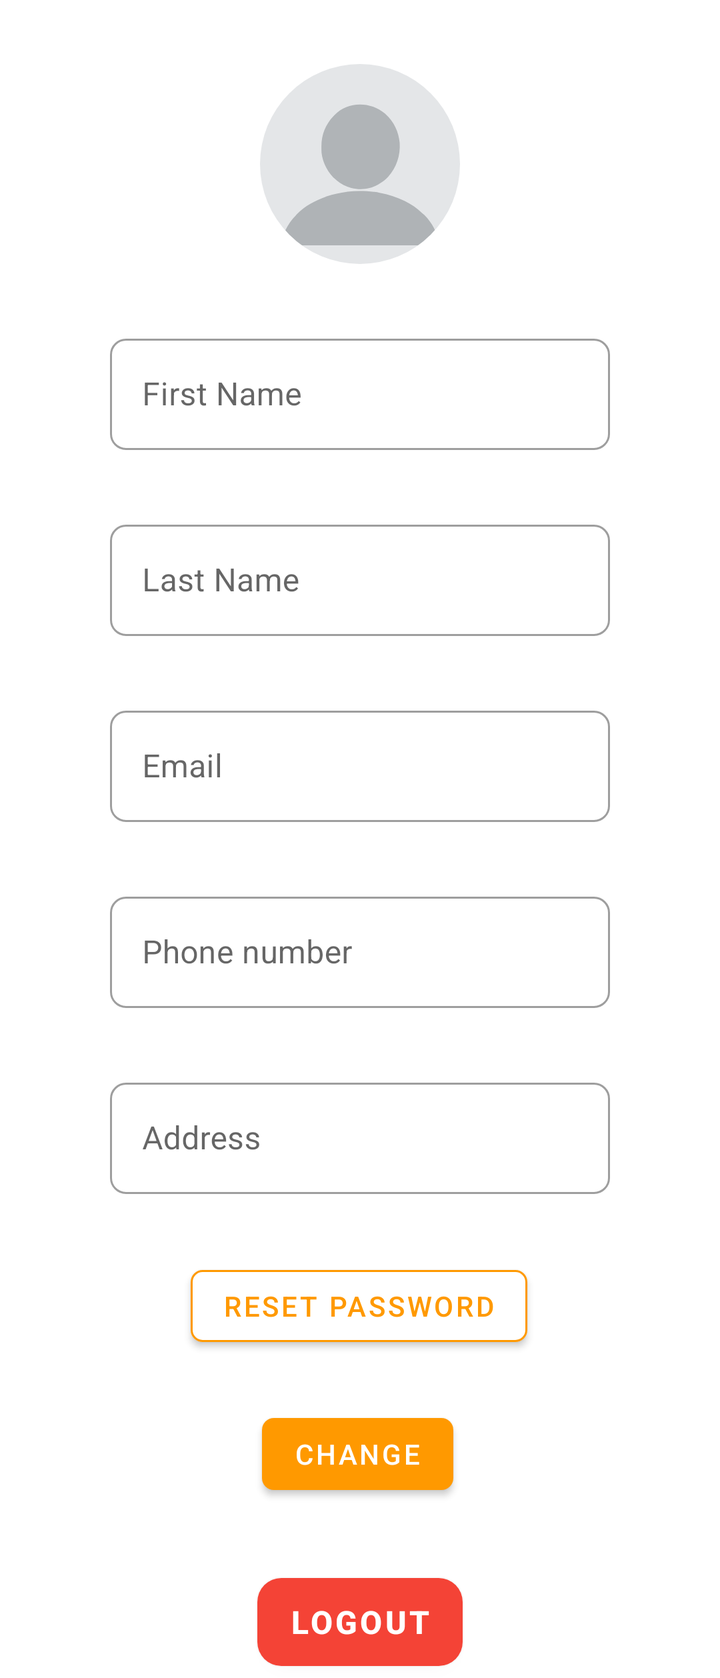
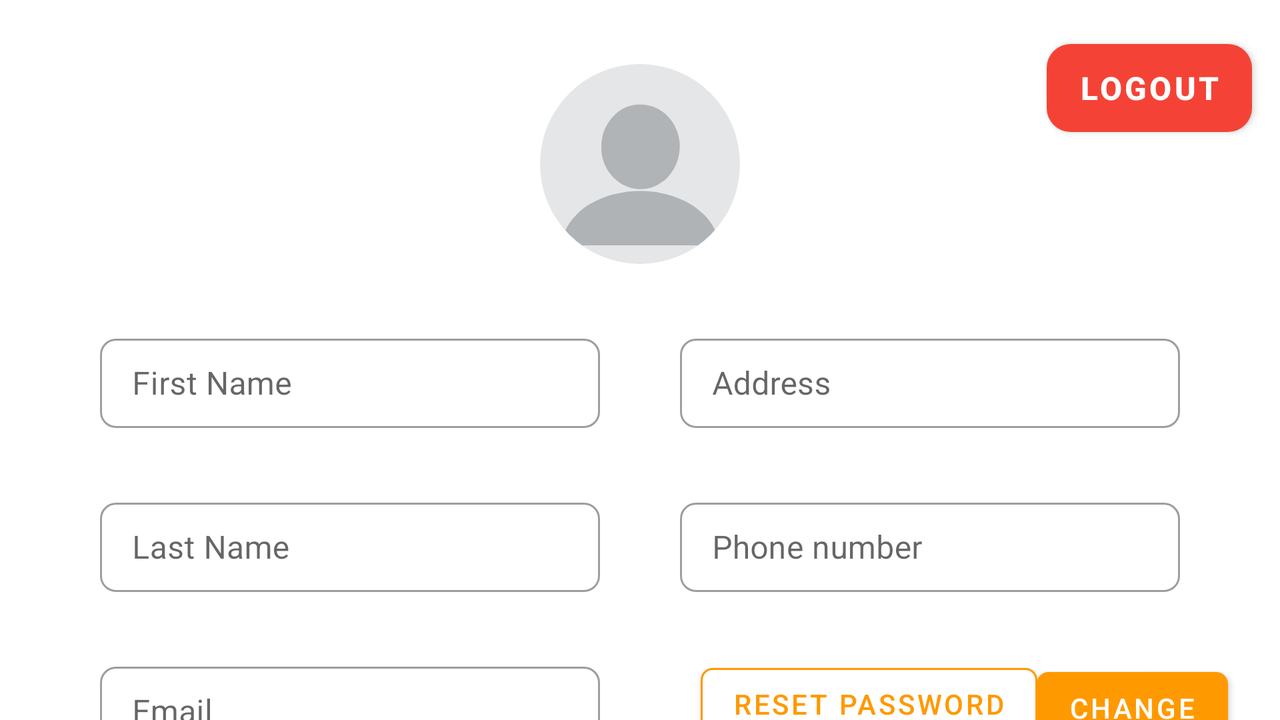

One screen, two layout resources from the same app: the default and the repository's alternative for another configuration. Each is rendered where Android would select it; the XML of both is given below.
<!-- AndroidManifest.xml: application theme Theme.FleetForge -->
<!-- res/layout/fragment_user_profile.xml -->
<ScrollView xmlns:app="http://schemas.android.com/apk/res-auto"
    xmlns:tools="http://schemas.android.com/tools"
    android:layout_width="match_parent"
    android:layout_height="match_parent"
    xmlns:android="http://schemas.android.com/apk/res/android">
<androidx.constraintlayout.widget.ConstraintLayout
    android:layout_width="match_parent"
    android:layout_height="match_parent">


    <com.google.android.material.button.MaterialButton
        android:id="@+id/resetPassBtn"
        android:layout_width="wrap_content"
        android:layout_height="wrap_content"
        android:layout_marginTop="32dp"
        android:text="Reset password"
        android:textColor="#ff9900"
        app:backgroundTint="@color/white"
        app:cornerRadius="6dp"
        app:strokeColor="#ff9900"
        app:strokeWidth="1dp"
        app:layout_constraintEnd_toEndOf="parent"
        app:layout_constraintHorizontal_bias="0.498"
        app:layout_constraintStart_toStartOf="parent"
        app:layout_constraintTop_toBottomOf="@+id/addressIL"/>

    <Button
        android:id="@+id/changeBtn"
        android:layout_width="wrap_content"
        android:layout_height="wrap_content"
        android:text="Change"
        app:layout_constraintBottom_toBottomOf="parent"
        app:layout_constraintEnd_toEndOf="parent"
        app:layout_constraintHorizontal_bias="0.496"
        app:layout_constraintStart_toStartOf="parent"
        android:textColor="@color/white"
        app:backgroundTint="#ff9900"
        app:cornerRadius="6dp"

        app:layout_constraintTop_toBottomOf="@+id/resetPassBtn"
        app:layout_constraintVertical_bias="0.229" />

    <com.google.android.material.imageview.ShapeableImageView
        android:id="@+id/profileImage"
        android:layout_width="100dp"
        android:layout_height="100dp"
        android:src="@drawable/blank_profile__1_"
        android:scaleType="centerCrop"
        android:clickable="true"
        android:focusable="true"
        android:foreground="?attr/selectableItemBackgroundBorderless"

        app:shapeAppearanceOverlay="@style/CircleImageStyle"


        app:layout_constraintTop_toTopOf="parent"
        app:layout_constraintStart_toStartOf="parent"
        app:layout_constraintEnd_toEndOf="parent"
        android:layout_marginTop="32dp"/>

    <com.google.android.material.textfield.TextInputLayout
        android:id="@+id/addressIL"
        style="@style/Widget.MaterialComponents.TextInputLayout.OutlinedBox"
        android:layout_width="250dp"
        android:layout_height="wrap_content"
        android:layout_marginStart="1dp"
        android:layout_marginTop="32dp"

        android:layout_marginEnd="1dp"
        app:boxCornerRadiusBottomEnd="8dp"
        app:boxCornerRadiusBottomStart="8dp"
        app:boxCornerRadiusTopEnd="8dp"
        app:boxCornerRadiusTopStart="8dp"


        app:layout_constraintEnd_toEndOf="parent"
        app:layout_constraintStart_toStartOf="parent"
        app:layout_constraintTop_toBottomOf="@+id/phoneNumberIL">

        <com.google.android.material.textfield.TextInputEditText
            android:layout_width="match_parent"
            android:layout_height="wrap_content"
            android:hint="Address" />
    </com.google.android.material.textfield.TextInputLayout>

    <com.google.android.material.textfield.TextInputLayout
        android:id="@+id/firstNameIL"
        style="@style/Widget.MaterialComponents.TextInputLayout.OutlinedBox"
        android:layout_width="250dp"
        android:layout_height="wrap_content"

        android:layout_marginTop="32dp"
        app:boxCornerRadiusBottomEnd="8dp"
        app:boxCornerRadiusBottomStart="8dp"
        app:boxCornerRadiusTopEnd="8dp"
        app:boxCornerRadiusTopStart="8dp"


        app:layout_constraintEnd_toEndOf="parent"
        app:layout_constraintStart_toStartOf="parent"
        app:layout_constraintTop_toBottomOf="@+id/profileImage">

        <com.google.android.material.textfield.TextInputEditText
            android:layout_width="match_parent"
            android:layout_height="wrap_content"
            android:hint="First Name" />
    </com.google.android.material.textfield.TextInputLayout>

    <com.google.android.material.textfield.TextInputLayout
        android:id="@+id/lastNameIL"
        style="@style/Widget.MaterialComponents.TextInputLayout.OutlinedBox"
        android:layout_width="250dp"
        android:layout_height="wrap_content"

        android:layout_marginTop="32dp"
        app:boxCornerRadiusBottomEnd="8dp"
        app:boxCornerRadiusBottomStart="8dp"
        app:boxCornerRadiusTopEnd="8dp"
        app:boxCornerRadiusTopStart="8dp"


        app:layout_constraintEnd_toEndOf="parent"
        app:layout_constraintStart_toStartOf="parent"
        app:layout_constraintTop_toBottomOf="@+id/firstNameIL">

        <com.google.android.material.textfield.TextInputEditText
            android:layout_width="match_parent"
            android:layout_height="wrap_content"
            android:hint="Last Name" />
    </com.google.android.material.textfield.TextInputLayout>

    <com.google.android.material.textfield.TextInputLayout
        android:id="@+id/emailIL"
        style="@style/Widget.MaterialComponents.TextInputLayout.OutlinedBox"
        android:layout_width="250dp"
        android:layout_height="wrap_content"
        android:layout_marginStart="1dp"
        android:layout_marginTop="32dp"

        android:layout_marginEnd="1dp"
        app:boxCornerRadiusBottomEnd="8dp"
        app:boxCornerRadiusBottomStart="8dp"
        app:boxCornerRadiusTopEnd="8dp"
        app:boxCornerRadiusTopStart="8dp"


        app:layout_constraintEnd_toEndOf="parent"
        app:layout_constraintStart_toStartOf="parent"
        app:layout_constraintTop_toBottomOf="@+id/lastNameIL">

        <com.google.android.material.textfield.TextInputEditText
            android:layout_width="match_parent"
            android:layout_height="wrap_content"
            android:hint="Email" />
    </com.google.android.material.textfield.TextInputLayout>

    <com.google.android.material.textfield.TextInputLayout
        android:id="@+id/phoneNumberIL"
        style="@style/Widget.MaterialComponents.TextInputLayout.OutlinedBox"
        android:layout_width="250dp"
        android:layout_height="wrap_content"
        android:layout_marginStart="1dp"
        android:layout_marginTop="32dp"

        android:layout_marginEnd="1dp"
        app:boxCornerRadiusBottomEnd="8dp"
        app:boxCornerRadiusBottomStart="8dp"
        app:boxCornerRadiusTopEnd="8dp"
        app:boxCornerRadiusTopStart="8dp"


        app:layout_constraintEnd_toEndOf="parent"
        app:layout_constraintStart_toStartOf="parent"
        app:layout_constraintTop_toBottomOf="@+id/emailIL">

        <com.google.android.material.textfield.TextInputEditText
            android:layout_width="match_parent"
            android:layout_height="wrap_content"
            android:hint="Phone number" />
    </com.google.android.material.textfield.TextInputLayout>
    <com.google.android.material.button.MaterialButton
        android:id="@+id/btn_logout"
        android:layout_width="wrap_content"
        android:layout_height="56dp"
        android:layout_marginTop="32dp"
        android:text="Logout"
        android:textColor="@color/white"
        android:textSize="16sp"
        android:textStyle="bold"
        android:visibility="visible"
        app:backgroundTint="@color/error"
        app:cornerRadius="12dp"
        app:layout_constraintEnd_toEndOf="parent"
        app:layout_constraintStart_toStartOf="parent"
        app:layout_constraintTop_toBottomOf="@+id/changeBtn" />

</androidx.constraintlayout.widget.ConstraintLayout>
</ScrollView>
<!-- resources referenced by this layout -->
<resources>
  <color name="error">#F44336</color>
  <color name="white">#FFFFFF</color>
  <!-- drawable blank_profile__1_ (drawable) -->
  <vector xmlns:android="http://schemas.android.com/apk/res/android" android:height="24dp" android:viewportHeight="640" android:viewportWidth="640" android:width="24dp">
        
      <path android:fillColor="#E4E6E8" android:pathData="M0,0C211.2,0 422.4,0 640,0C640,211.2 640,422.4 640,640C428.8,640 217.6,640 0,640C0,428.8 0,217.6 0,0Z"/>
        
      <path android:fillColor="#AFB3B6" android:pathData="M364,409C364.79,409.1 365.59,409.19 366.41,409.29C371.98,410 377.49,410.93 383,412C383.93,412.18 384.86,412.36 385.81,412.54C411.99,417.77 438.11,426.02 462,438C462.72,438.36 463.45,438.72 464.2,439.08C484.07,448.96 502.17,461.34 518.35,476.54C520.46,478.5 522.59,480.36 524.81,482.19C528.64,485.44 531.81,489.13 535,493C535.41,493.49 535.82,493.98 536.24,494.48C556.88,519.43 569.68,547.49 572,580C406.34,580 240.68,580 70,580C71.17,561.27 71.17,561.27 73,554.81C73.21,554.03 73.43,553.26 73.65,552.46C78.3,536.44 85.51,521.68 95,508C95.73,506.95 96.46,505.89 97.21,504.8C102.45,497.55 108.34,490.99 114.52,484.55C115.9,483.11 117.26,481.65 118.61,480.19C143.1,454.59 176.89,436.65 210,425C211.16,424.58 212.33,424.16 213.53,423.73C234.52,416.42 256.02,412.12 278,409C278.94,408.87 279.87,408.73 280.83,408.59C307.85,404.93 337.01,405.63 364,409Z"/>
        
      <path android:fillColor="#B0B4B7" android:pathData="M399,158C400.42,159.17 400.42,159.17 401.86,160.36C428.02,182.97 444.14,217.82 447,252C449.65,292.96 436.82,330.21 410,361C401.09,370.87 390.45,378.36 379,385C378.1,385.55 377.19,386.09 376.26,386.66C351.32,401.16 319.79,403.62 292.19,396.59C275.01,391.99 258.58,383.49 245,372C244.49,371.58 243.98,371.15 243.45,370.71C218.1,349.5 200.83,316.81 197,284C196.59,277.92 196.56,271.84 196.56,265.75C196.56,264.91 196.56,264.07 196.56,263.21C196.66,226.23 209.51,193.95 235,167C235.82,166.1 236.64,165.21 237.49,164.28C280.25,119.18 352.6,119.28 399,158Z"/>
      
  </vector>
  <style name="CircleImageStyle" parent="">
          <item name="cornerSize">50%</item>
      </style>
  <style name="Theme.FleetForge" parent="Theme.MaterialComponents.DayNight.NoActionBar">
          <item name="colorPrimary">@color/primary_orange</item>
          <item name="colorPrimaryVariant">@color/primary_orange_dark</item>
          <item name="colorOnPrimary">@color/white</item>
  
          <item name="colorSecondary">@color/secondary_teal</item>
          <item name="colorSecondaryVariant">@color/secondary_teal</item>
          <item name="colorOnSecondary">@color/white</item>
  
          <item name="colorError">@color/error</item>
          <item name="colorOnError">@color/white</item>
  
          <item name="colorSurface">@color/white</item>
          <item name="colorOnSurface">@color/black</item>
  
          <item name="android:colorBackground">@color/background_white</item>
  
          <item name="android:statusBarColor">?attr/colorPrimaryVariant</item>
  
          <item name="android:textColorPrimary">@color/text_primary</item>
          <item name="android:textColorSecondary">@color/text_secondary</item>
  
          <item name="colorControlHighlight">@color/background_gray</item>
      </style>
  <color name="primary_orange">#FF9900</color>
  <color name="primary_orange_dark">#DB8709</color>
  <color name="secondary_teal">#3E5855</color>
  <color name="black">#000000</color>
  <color name="background_white">#FFFFFF</color>
  <color name="text_primary">#333333</color>
  <color name="text_secondary">#666666</color>
  <color name="background_gray">#F5F5F5</color>
</resources>
<!-- res/layout-land/fragment_user_profile.xml (the repository's variant of the layout above) -->
<!-- drawn on the phone turned sideways -->
<androidx.constraintlayout.widget.ConstraintLayout xmlns:tools="http://schemas.android.com/tools"
    android:layout_width="match_parent"
    android:layout_height="match_parent"
    xmlns:android="http://schemas.android.com/apk/res/android"
    xmlns:app="http://schemas.android.com/apk/res-auto">


    <com.google.android.material.button.MaterialButton
        android:id="@+id/resetPassBtn"
        android:layout_width="wrap_content"
        android:layout_height="wrap_content"
        android:layout_marginTop="32dp"
        android:text="Reset password"
        android:textColor="#ff9900"
        app:backgroundTint="@color/white"
        app:cornerRadius="6dp"
        app:layout_constraintEnd_toEndOf="parent"
        app:layout_constraintHorizontal_bias="0.743"
        app:layout_constraintStart_toStartOf="parent"
        app:layout_constraintTop_toBottomOf="@+id/phoneNumberIL"
        app:strokeColor="#ff9900"
        app:strokeWidth="1dp" />

    <Button
        android:id="@+id/changeBtn"
        android:layout_width="wrap_content"
        android:layout_height="wrap_content"
        android:layout_marginTop="34dp"
        android:text="Change"
        android:textColor="@color/white"
        app:backgroundTint="#ff9900"
        app:cornerRadius="6dp"
        app:layout_constraintEnd_toEndOf="parent"
        app:layout_constraintHorizontal_bias="0.952"

        app:layout_constraintStart_toStartOf="parent"
        app:layout_constraintTop_toBottomOf="@+id/phoneNumberIL" />

    <com.google.android.material.imageview.ShapeableImageView
        android:id="@+id/profileImage"
        android:layout_width="100dp"
        android:layout_height="100dp"
        android:src="@drawable/blank_profile__1_"
        android:scaleType="centerCrop"
        android:clickable="true"
        android:focusable="true"
        android:foreground="?attr/selectableItemBackgroundBorderless"

        app:shapeAppearanceOverlay="@style/CircleImageStyle"


        app:layout_constraintTop_toTopOf="parent"
        app:layout_constraintStart_toStartOf="parent"
        app:layout_constraintEnd_toEndOf="parent"
        android:layout_marginTop="32dp"/>

    <com.google.android.material.textfield.TextInputLayout
        android:id="@+id/addressIL"
        style="@style/Widget.MaterialComponents.TextInputLayout.OutlinedBox"
        android:layout_width="250dp"
        android:layout_height="50dp"
        android:layout_marginTop="164dp"

        android:layout_marginEnd="50dp"
        app:boxCornerRadiusBottomEnd="8dp"
        app:boxCornerRadiusBottomStart="8dp"
        app:boxCornerRadiusTopEnd="8dp"


        app:boxCornerRadiusTopStart="8dp"
        app:layout_constraintEnd_toEndOf="parent"
        app:layout_constraintTop_toTopOf="parent">

        <com.google.android.material.textfield.TextInputEditText
            android:layout_width="match_parent"
            android:layout_height="wrap_content"
            android:hint="Address" />
    </com.google.android.material.textfield.TextInputLayout>

    <com.google.android.material.textfield.TextInputLayout
        android:id="@+id/firstNameIL"
        style="@style/Widget.MaterialComponents.TextInputLayout.OutlinedBox"
        android:layout_width="250dp"

        android:layout_height="50dp"
        android:layout_marginStart="50dp"
        android:layout_marginTop="164dp"
        app:boxCornerRadiusBottomEnd="8dp"
        app:boxCornerRadiusBottomStart="8dp"


        app:boxCornerRadiusTopEnd="8dp"
        app:boxCornerRadiusTopStart="8dp"
        app:layout_constraintStart_toStartOf="parent"
        app:layout_constraintTop_toTopOf="parent">

        <com.google.android.material.textfield.TextInputEditText
            android:layout_width="match_parent"
            android:layout_height="wrap_content"
            android:hint="First Name" />
    </com.google.android.material.textfield.TextInputLayout>

    <com.google.android.material.textfield.TextInputLayout
        android:id="@+id/lastNameIL"
        style="@style/Widget.MaterialComponents.TextInputLayout.OutlinedBox"
        android:layout_width="250dp"
        android:layout_height="50dp"

        android:layout_marginStart="50dp"
        android:layout_marginTop="32dp"
        app:boxCornerRadiusBottomEnd="8dp"
        app:boxCornerRadiusBottomStart="8dp"
        app:boxCornerRadiusTopEnd="8dp"


        app:boxCornerRadiusTopStart="8dp"
        app:layout_constraintStart_toStartOf="parent"
        app:layout_constraintTop_toBottomOf="@+id/firstNameIL">

        <com.google.android.material.textfield.TextInputEditText
            android:layout_width="match_parent"
            android:layout_height="wrap_content"
            android:hint="Last Name" />
    </com.google.android.material.textfield.TextInputLayout>

    <com.google.android.material.textfield.TextInputLayout
        android:id="@+id/emailIL"
        style="@style/Widget.MaterialComponents.TextInputLayout.OutlinedBox"
        android:layout_width="250dp"
        android:layout_height="50dp"
        android:layout_marginStart="50dp"

        android:layout_marginTop="32dp"
        app:boxCornerRadiusBottomEnd="8dp"
        app:boxCornerRadiusBottomStart="8dp"
        app:boxCornerRadiusTopEnd="8dp"
        app:boxCornerRadiusTopStart="8dp"


        app:layout_constraintStart_toStartOf="parent"
        app:layout_constraintTop_toBottomOf="@+id/lastNameIL">

        <com.google.android.material.textfield.TextInputEditText
            android:layout_width="match_parent"
            android:layout_height="wrap_content"
            android:hint="Email" />
    </com.google.android.material.textfield.TextInputLayout>

    <com.google.android.material.textfield.TextInputLayout
        android:id="@+id/phoneNumberIL"
        style="@style/Widget.MaterialComponents.TextInputLayout.OutlinedBox"
        android:layout_width="250dp"
        android:layout_height="50dp"

        android:layout_marginTop="32dp"
        android:layout_marginEnd="50dp"
        app:boxCornerRadiusBottomEnd="8dp"
        app:boxCornerRadiusBottomStart="8dp"


        app:boxCornerRadiusTopEnd="8dp"
        app:boxCornerRadiusTopStart="8dp"
        app:layout_constraintEnd_toEndOf="parent"
        app:layout_constraintTop_toBottomOf="@+id/addressIL">

        <com.google.android.material.textfield.TextInputEditText
            android:layout_width="match_parent"
            android:layout_height="wrap_content"
            android:hint="Phone number" />
    </com.google.android.material.textfield.TextInputLayout>

    <com.google.android.material.button.MaterialButton
        android:id="@+id/btn_logout"
        android:layout_width="wrap_content"
        android:layout_height="56dp"
        android:layout_marginTop="16dp"
        android:text="Logout"
        android:textColor="@color/white"
        android:textSize="16sp"
        android:textStyle="bold"
        android:visibility="visible"
        app:backgroundTint="@color/error"
        app:cornerRadius="12dp"
        app:layout_constraintEnd_toEndOf="parent"
        app:layout_constraintHorizontal_bias="0.974"
        app:layout_constraintStart_toStartOf="parent"
        app:layout_constraintTop_toTopOf="parent" />


</androidx.constraintlayout.widget.ConstraintLayout>
